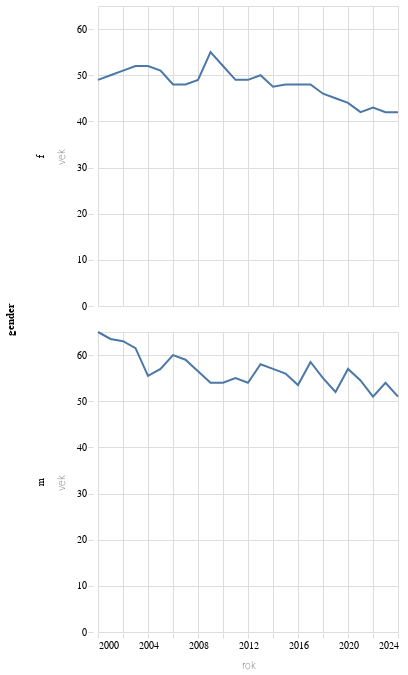

Source (notebook cell):
### Code cell
alt.Chart(alt_friendly(cr3.filter(pl.col('gender').is_in(['m','f'])))).mark_line().encode(alt.X("rok"),alt.Y("vek"),alt.Row("gender"))

### Figure 1 — Vega-Lite specification as saved in the notebook (floating-point values rounded to 4 significant figures)
{"config": {"title": {"font": "Noticia Text", "fontSize": 14, "anchor": "start", "lineHeight": 21, "fontWeight": "bolder", "subtitleFont": "Noticia Text", "subtitleFontSize": 12, "subtitleFontWeight": "lighter", "subtitlePadding": 12, "dy": -12}, "axis": {"labelFont": "Asap", "titleFont": "Asap", "fontWeight": "lighter", "titleFontWeight": "lighter", "labelFontSize": 10, "titleFontSize": 10, "labelPadding": 2, "titlePadding": 10, "domainOpacity": 0, "tickColor": "#DCDDD6"}, "legend": {"labelFont": "Asap", "labelFontWeight": "normal", "titleFont": "Asap", "titleFontWeight": "normal", "labelFontSize": 10, "titleFontSize": 10}}, "data": {"name": "data-b845c2ede62980618618863e9a0ced43"}, "mark": {"type": "line"}, "encoding": {"row": {"field": "gender", "type": "nominal"}, "x": {"field": "rok", "type": "temporal"}, "y": {"field": "vek", "type": "quantitative"}}, "$schema": "https://vega.github.io/schema/vega-lite/v5.8.0.json", "datasets": {"data-b845c2ede62980618618863e9a0ced43": [{"gender": "m", "rok": "2024-01-01T00:00:00", "vek": 51.0}, {"gender": "f", "rok": "2021-01-01T00:00:00", "vek": 42.0}, {"gender": "m", "rok": "2012-01-01T00:00:00", "vek": 54.0}, {"gender": "m", "rok": "2015-01-01T00:00:00", "vek": 56.0}, {"gender": "m", "rok": "2011-01-01T00:00:00", "vek": 55.0}, {"gender": "m", "rok": "2016-01-01T00:00:00", "vek": 53.5}, {"gender": "m", "rok": "2021-01-01T00:00:00", "vek": 54.5}, {"gender": "f", "rok": "2007-01-01T00:00:00", "vek": 48.0}, {"gender": "f", "rok": "2009-01-01T00:00:00", "vek": 55.0}, {"gender": "m", "rok": "2007-01-01T00:00:00", "vek": 59.0}, {"gender": "m", "rok": "2020-01-01T00:00:00", "vek": 57.0}, {"gender": "f", "rok": "2008-01-01T00:00:00", "vek": 49.0}, {"gender": "f", "rok": "2020-01-01T00:00:00", "vek": 44.0}, {"gender": "f", "rok": "2011-01-01T00:00:00", "vek": 49.0}, {"gender": "f", "rok": "2010-01-01T00:00:00", "vek": 52.0}, {"gender": "m", "rok": "2000-01-01T00:00:00", "vek": 65.0}, {"gender": "m", "rok": "2004-01-01T00:00:00", "vek": 55.5}, {"gender": "f", "rok": "2005-01-01T00:00:00", "vek": 51.0}, {"gender": "m", "rok": "2008-01-01T00:00:00", "vek": 56.5}, {"gender": "m", "rok": "2006-01-01T00:00:00", "vek": 60.0}, {"gender": "m", "rok": "2023-01-01T00:00:00", "vek": 54.0}, {"gender": "m", "rok": "2013-01-01T00:00:00", "vek": 58.0}, {"gender": "f", "rok": "2016-01-01T00:00:00", "vek": 48.0}, {"gender": "m", "rok": "2014-01-01T00:00:00", "vek": 57.0}, {"gender": "f", "rok": "2012-01-01T00:00:00", "vek": 49.0}, {"gender": "m", "rok": "2001-01-01T00:00:00", "vek": 63.5}, {"gender": "m", "rok": "2010-01-01T00:00:00", "vek": 54.0}, {"gender": "f", "rok": "2004-01-01T00:00:00", "vek": 52.0}, {"gender": "f", "rok": "2022-01-01T00:00:00", "vek": 43.0}, {"gender": "m", "rok": "2019-01-01T00:00:00", "vek": 52.0}, {"gender": "f", "rok": "2001-01-01T00:00:00", "vek": 50.0}, {"gender": "f", "rok": "2015-01-01T00:00:00", "vek": 48.0}, {"gender": "f", "rok": "2013-01-01T00:00:00", "vek": 50.0}, {"gender": "f", "rok": "2002-01-01T00:00:00", "vek": 51.0}, {"gender": "f", "rok": "2024-01-01T00:00:00", "vek": 42.0}, {"gender": "f", "rok": "2014-01-01T00:00:00", "vek": 47.5}, {"gender": "f", "rok": "2000-01-01T00:00:00", "vek": 49.0}, {"gender": "m", "rok": "2017-01-01T00:00:00", "vek": 58.5}, {"gender": "f", "rok": "2019-01-01T00:00:00", "vek": 45.0}, {"gender": "m", "rok": "2003-01-01T00:00:00", "vek": 61.5}, {"gender": "m", "rok": "2018-01-01T00:00:00", "vek": 55.0}, {"gender": "m", "rok": "2009-01-01T00:00:00", "vek": 54.0}, {"gender": "f", "rok": "2006-01-01T00:00:00", "vek": 48.0}, {"gender": "m", "rok": "2022-01-01T00:00:00", "vek": 51.0}, {"gender": "m", "rok": "2005-01-01T00:00:00", "vek": 57.0}, {"gender": "f", "rok": "2017-01-01T00:00:00", "vek": 48.0}, {"gender": "f", "rok": "2023-01-01T00:00:00", "vek": 42.0}, {"gender": "f", "rok": "2003-01-01T00:00:00", "vek": 52.0}, {"gender": "f", "rok": "2018-01-01T00:00:00", "vek": 46.0}, {"gender": "m", "rok": "2002-01-01T00:00:00", "vek": 63.0}]}}
